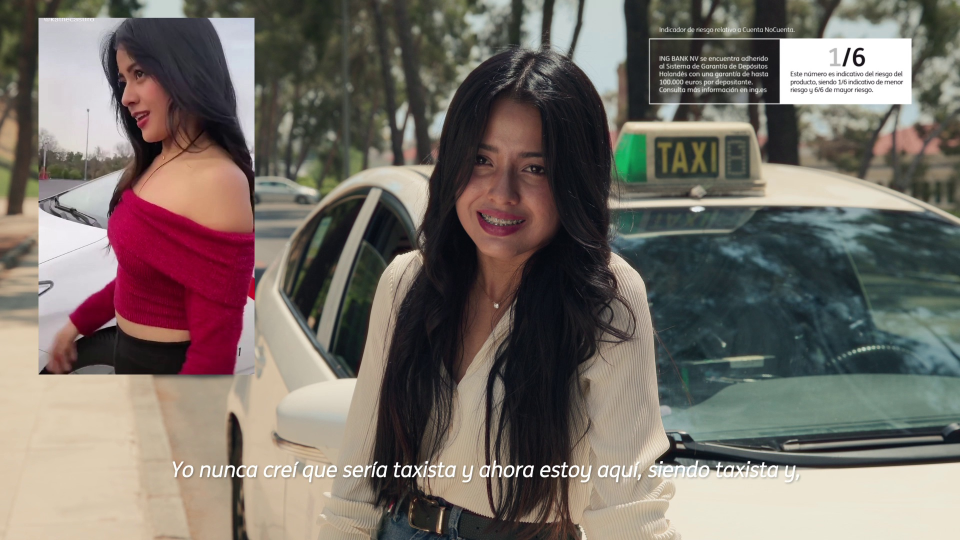
#> input picture images_src/145_193_78_1_1_4_167_247__frame95_average.jpg, 1920 x 1080 px, given in place of cnc_vol_kathecreadoracontenido_15_comisiones.mp4, which was not available (shown at 1/2 size)
$ jupyter execute Key-Frame-Extraction.ipynb   (text cells are left out)
#> lines starting #> are read from the running program, lines starting #| are printed output that depends on the picture; pictures that were not available may be replaced by others from this repository, and a replacement may not be noted
[cell 1]
import cv2#importing cv2 library
import numpy as np#importing numpy library

[cell 2]
def framing(video):#defining a small function named"framing" with a parameter "i" that's supposed to be provided for reading the video
    fr = []#creating an empty list named fr
    fr_pre=[]#creating an empty list named fr_pre
    cap = cv2.VideoCapture(video)#reading the video file
    while (cap.isOpened()):#This command builds a loop to check if the data is still being read from the video
        ret,frame = cap.read()#reading the data tunnel,gives two output where one tells about presence of frames(here it's ret) & the other speaks frame data(here it's frame)
#> frame is the input picture: shape (1080, 1920, 3); mean B, G, R 103.4, 110.3, 118.4
        if ret == True:#checking for presence of frames
            cv2.imshow("fbyf",frame)#displaying the frames
            grayed = cv2.cvtColor(frame,cv2.COLOR_BGR2GRAY)#Converting the frames to Grayscale from BGR
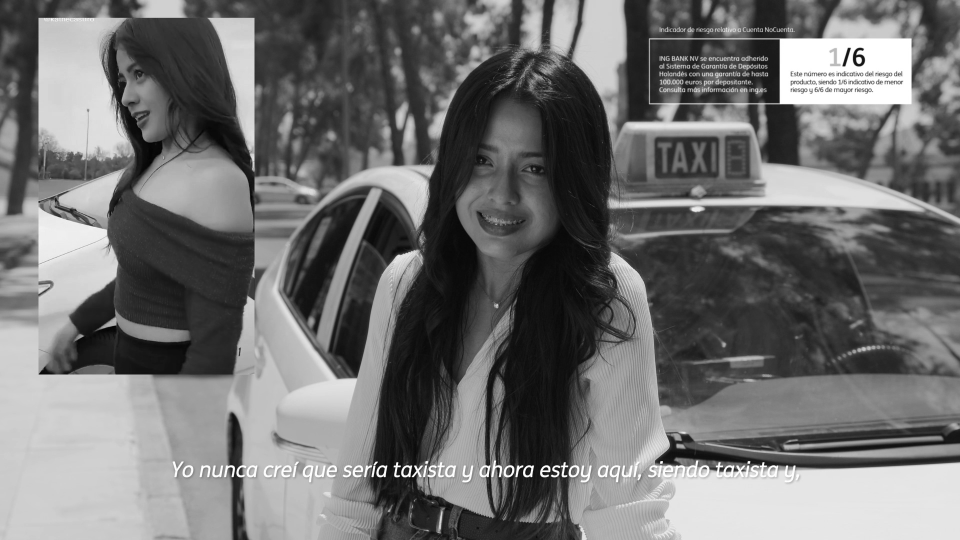
#> grayed: shape (1080, 1920) (shown at 1/2 size); min 1, max 255, mean 111.9
            canned = cv2.Canny(grayed,320,320)#For extrating edges we use Canny Edge detection method
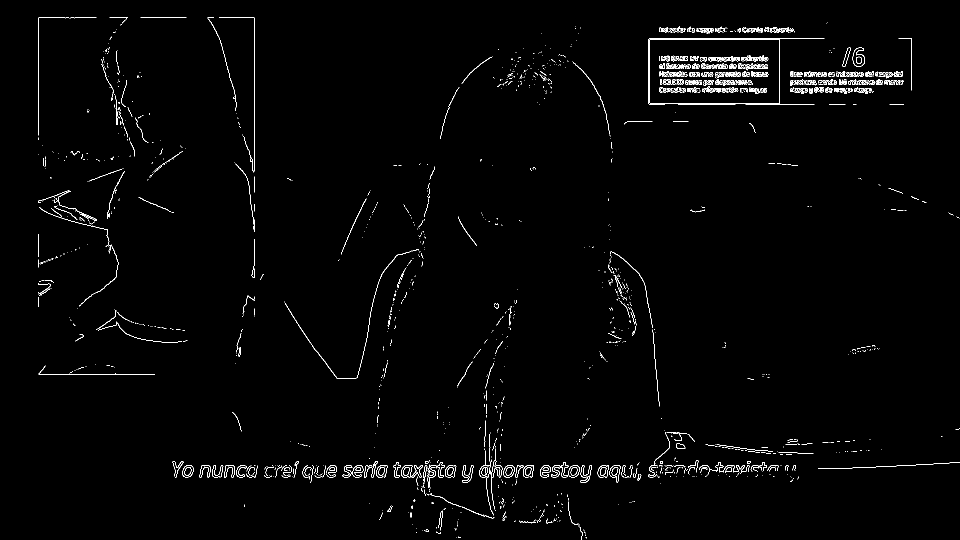
#> canned: shape (1080, 1920) (shown at 1/2 size); 1.3% white in thin lines or dots
            fr.append(frame)#Appending the read frame
            fr_pre.append(canned)#Appending the edge extracted frames
            cv2.imshow("Grayed",grayed)#Displaying the original frames
            cv2.imshow("Canned",canned)#Displaying the edge detected frames
            k = cv2.waitKey(10) & 0XFF#this is an arrangement for displaying the video where the secs for which each frame needs to be displayed in given in the paranthesis
#> (key q is pressed here)
            if k == ord('q'):#pressing 'q' key will close the video
                break
        else:
            break
    cap.release()#Here we release the resoures
    cv2.destroyAllWindows()#Here we delete all the windows that were created during the program
    return fr_pre,fr     #returning the frames received after the execution of function

[cell 3]
frames,ogframes = framing("cnc_vol_kathecreadoracontenido_15_comisiones.mp4") #calling function framing & then extracting the images
#> frames = 1 item; ogframes = 1 item
cv2.destroyAllWindows() #This is to destroy the windows created

[cell 4]
diff = []#creatin a list variable
for i in range(0,len(frames)-1):#defining the range
    print(frames[i],frames[i+1])#checking the frames presence
    diff.append(cv2.absdiff(frames[i],frames[i+1]))#appending the diff between frames to the list variable so we're supposed to get only the difference between frames
#> this loop made 0 passes
#> after the loop, diff = []

[cell 5]
#Each image has 3 arrays namely for R(Red),G(Green) & B(Blue) color defining the color of the image, we need to calculate the mean among those & hence we call it intra-array mean
np.mean(diff)#intra-array mean can be simply calculated using this
#> Out = nan

[cell 6]
mn = np.mean(diff)#This gives mean
#> mn = nan
st_d = np.std(diff)#This gives standard deviation
#> st_d = nan
print(mn,st_d)#we check the mean & standard deviation
#| nan nan

[cell 7]
a = 2#Setting a random value we can modify it to any value
ts = mn + (a * st_d)#defining the standard threshold value for the project/global threshold value
#> ts = nan
print('The threshold==>',ts)
#| The threshold==> nan

[cell 8]
a_fr = []#Creating an empty list
for i in range(len(diff)):#Defining the for loop to be looped over all the frames obtained after finding the frames resulted from subtracting
    mn = np.mean(diff[i])#Calculating the mean for each frame
    st_d = np.std(diff[i])#Calculating the standard deviation for each frame
    fr_ts = mn + (4*st_d)#Finding the threshold values for each frame/image
    print(i,fr_ts)
    a_fr.append([i,fr_ts])#Appending the frame number & the threshold values
#> after the loop, a_fr = []

[cell 9]
imp_fr = []#Creating an empty list
for i,ac_tr in(a_fr):#Defining the loop on the list obtained from above code
    if ac_tr >= ts:#Comapring the threshold values to the standard threshold/global threshold values
        print(i,ac_tr)
        imp_fr.append([i,ac_tr])#Appending the list with the imp frames based on their index & the values
#> after the loop, imp_fr = []

[cell 10]
key_fr = []#Creating an empty list
for i,_ in imp_fr:#Defining the loop over the list obtained from above code
    key_fr.append(ogframes[i])#This extracts the frames based on the index of frames
    print(diff[i],i)
#> after the loop, key_fr = []

[cell 11]
#This code helps to check how many frames are being extracted
for i in range(len(key_fr)):
    cv2.imshow('keys',key_fr[i])
    print("Frame no==>",i)
    k = cv2.waitKey(100) & 0xFF
    if k == ord('q'):
        break
cv2.destroyAllWindows()

[cell 12]
print(len(frames))
#| 1
print(len(key_fr))
#| 0

[cell 13]
#This function helps in writing the key-frames to a folder
for i in range(len(key_fr)):
    cv2.imshow('diff',frames[i])
    cv2.imshow('keys',key_fr[i])
    name = 'data/img' + str(i) +'.jpg'
    cv2.imwrite(name,key_fr[i])#Mention preferred path
    k = cv2.waitKey(100) & 0xFF
    if k == ord('q'):
        break
cv2.destroyAllWindows()

$ run again, on images_src/snap_0.jpg
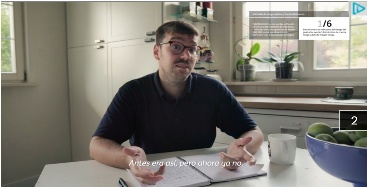
#> input picture images_src/snap_0.jpg, 367 x 187 px, given in place of cnc_vol_kathecreadoracontenido_15_comisiones.mp4, which was not available
#> in framing, frame is the input picture: shape (187, 367, 3); mean B, G, R 116.1, 124.5, 127.9
#> in framing, `grayed = cv2.cvtColor(frame,cv2.COLOR_BGR2GRAY)#Converting the frames ..`:
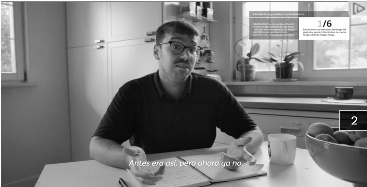
#> grayed: shape (187, 367); min 1, max 255, mean 124.5
#> in framing, `canned = cv2.Canny(grayed,320,320)#For extrating edges we use Canny Ed..`:
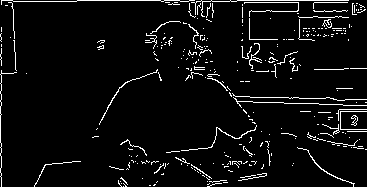
#> canned: shape (187, 367); 5.2% white in thin lines or dots
#> frames = 1 item
#> after the loop `for i in range(0,len(frames)-1):#defining the range`: diff = []
#> Out = nan
#| nan nan
#| The threshold==> nan
#> after the loop `for i in range(len(diff)):#Defining the for loop to be looped over all..`: a_fr = []
#| 1
#| 0
